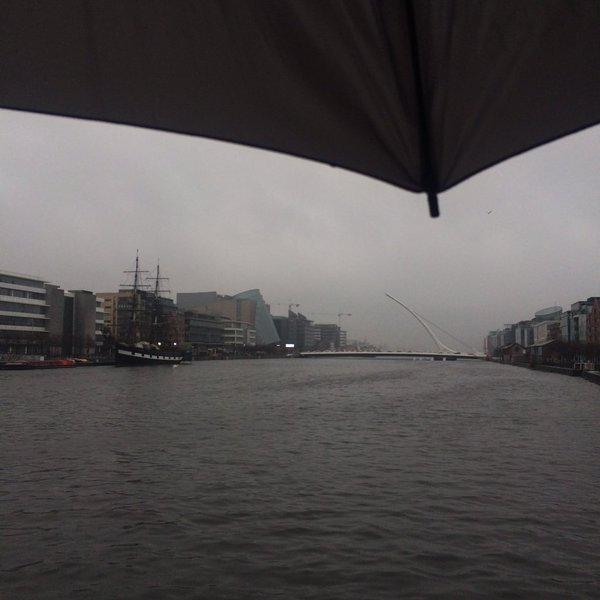
#> input picture photo.jpg, 600 x 600 px
$ python grey.py
#> lines starting #> are read from the running program, lines starting #| are printed output that depends on the picture
from __future__ import print_function
from PIL import Image, ImageDraw
from collections import Counter, defaultdict

rgbim = Image.open('photo.jpg').convert('RGB')
#> rgbim is the input picture: PIL image 600x600 RGB; mean R, G, B 85.6, 81.8, 81.8
colours = Counter()

codes = defaultdict(str)

with open('colourrgb.txt','r') as colour:
#> (reads colourrgb.txt from the repository)
    for line in colour:
        name, rgb = line.split()
        codes[rgb] = name


# get the colour count info
for i in xrange(rgbim.height):
    for j in xrange(rgbim.width):
        rgb = rgbim.getpixel((i,j))
        colours.update({','.join(str(i) for i in rgb):1})
#> after the loop, colours = 7418 items

# write images
outputim = Image.new('RGB',(240,300), (255,255,255))
#> outputim: PIL image 240x300 RGB; every value is 255
draw = ImageDraw.Draw(outputim)

for i, (colour, count) in enumerate(colours.most_common(150)):
    rgbval = tuple(int(v) for v in colour.split(','))
    draw.rectangle([(i%10 * 20) + 22, i/10 * 20 + 2 , 40 + (i%10 * 20), 20
        +(i/10 * 20)],
            rgbval,
            (0,0,0)
            )
    outputim.save('out.jpg')
#> this loop made 150 passes
#> (count, rgbval) on passes 1 to 12: (4749, (37, 31, 31)), (4726, (38, 32, 32)), (4469, (35, 29, 29)), (4289, (36, 30, 30)), (3905, (34, 28, 28)), (3476, (33, 27, 27)), (3369, (32, 26, 26)), (3168, (31, 25, 25)), (2763, (30, 24, 24)), (2461, (39, 33, 33)), (2022, (29, 23, 23)), (1695, (48, 47, 45))
#> pass 1, `outputim.save('out.jpg')`:
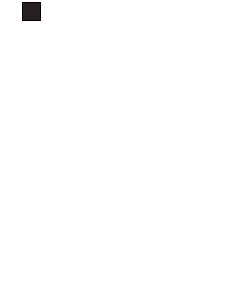
#> saved as out.jpg: PIL image 240x300 RGB; mean R, G, B 253.9, 253.8, 253.8
#> pass 2, `outputim.save('out.jpg')`:
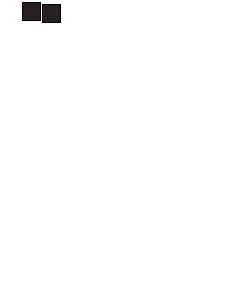
#> saved as out.jpg: PIL image 240x300 RGB; mean R, G, B 252.7, 252.7, 252.7
#> after the loop:
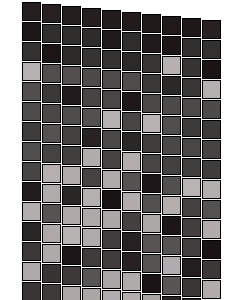
#> outputim: PIL image 240x300 RGB; mean R, G, B 119.5, 117.5, 117

for colour, count in colours.most_common():
    if codes[colour]:
        print ("%s : %s" % (codes[colour], count))
#> this loop made 7418 passes
#> (colour, count) on passes 1 to 3: ('37,31,31', 4749), ('38,32,32', 4726), ('35,29,29', 4469)
#| dimgrey : 13
#| darkgrey : 6
#> (further printed lines are left out)
